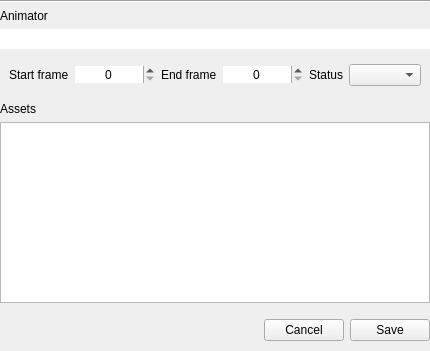
<?xml version="1.0" encoding="UTF-8"?>
<ui version="4.0">
 <class>main_container</class>
 <widget class="QWidget" name="main_container">
  <property name="geometry">
   <rect>
    <x>0</x>
    <y>0</y>
    <width>412</width>
    <height>351</height>
   </rect>
  </property>
  <property name="windowTitle">
   <string>MBLab Manager</string>
  </property>
  <layout class="QVBoxLayout" name="main_container_layout">
   <property name="spacing">
    <number>0</number>
   </property>
   <property name="leftMargin">
    <number>0</number>
   </property>
   <property name="topMargin">
    <number>0</number>
   </property>
   <property name="rightMargin">
    <number>0</number>
   </property>
   <property name="bottomMargin">
    <number>0</number>
   </property>
   <item>
    <widget class="QWidget" name="form_info" native="true">
     <layout class="QVBoxLayout" name="form_save_layout">
      <property name="leftMargin">
       <number>0</number>
      </property>
      <property name="topMargin">
       <number>0</number>
      </property>
      <property name="rightMargin">
       <number>0</number>
      </property>
      <property name="bottomMargin">
       <number>10</number>
      </property>
      <item>
       <widget class="Line" name="line_up">
        <property name="orientation">
         <enum>Qt::Horizontal</enum>
        </property>
       </widget>
      </item>
      <item>
       <widget class="QLabel" name="label">
        <property name="sizePolicy">
         <sizepolicy hsizetype="Preferred" vsizetype="Fixed">
          <horstretch>0</horstretch>
          <verstretch>0</verstretch>
         </sizepolicy>
        </property>
        <property name="text">
         <string>Animator</string>
        </property>
       </widget>
      </item>
      <item>
       <widget class="QLineEdit" name="animator">
        <property name="enabled">
         <bool>true</bool>
        </property>
        <property name="frame">
         <bool>false</bool>
        </property>
       </widget>
      </item>
      <item>
       <widget class="QWidget" name="horizontalWidget" native="true">
        <property name="sizePolicy">
         <sizepolicy hsizetype="Preferred" vsizetype="Fixed">
          <horstretch>0</horstretch>
          <verstretch>0</verstretch>
         </sizepolicy>
        </property>
        <layout class="QHBoxLayout" name="horizontalLayout_2">
         <property name="bottomMargin">
          <number>10</number>
         </property>
         <item>
          <widget class="QLabel" name="label_3">
           <property name="sizePolicy">
            <sizepolicy hsizetype="Fixed" vsizetype="Preferred">
             <horstretch>0</horstretch>
             <verstretch>0</verstretch>
            </sizepolicy>
           </property>
           <property name="text">
            <string>Start frame</string>
           </property>
          </widget>
         </item>
         <item>
          <widget class="QSpinBox" name="frame_start">
           <property name="enabled">
            <bool>true</bool>
           </property>
           <property name="sizePolicy">
            <sizepolicy hsizetype="Preferred" vsizetype="Fixed">
             <horstretch>0</horstretch>
             <verstretch>0</verstretch>
            </sizepolicy>
           </property>
           <property name="minimumSize">
            <size>
             <width>80</width>
             <height>0</height>
            </size>
           </property>
           <property name="frame">
            <bool>false</bool>
           </property>
           <property name="alignment">
            <set>Qt::AlignCenter</set>
           </property>
           <property name="maximum">
            <number>99999</number>
           </property>
          </widget>
         </item>
         <item>
          <widget class="QLabel" name="label_2">
           <property name="sizePolicy">
            <sizepolicy hsizetype="Fixed" vsizetype="Fixed">
             <horstretch>0</horstretch>
             <verstretch>0</verstretch>
            </sizepolicy>
           </property>
           <property name="text">
            <string>End frame</string>
           </property>
          </widget>
         </item>
         <item>
          <widget class="QSpinBox" name="frame_end">
           <property name="enabled">
            <bool>true</bool>
           </property>
           <property name="sizePolicy">
            <sizepolicy hsizetype="Preferred" vsizetype="Fixed">
             <horstretch>0</horstretch>
             <verstretch>0</verstretch>
            </sizepolicy>
           </property>
           <property name="minimumSize">
            <size>
             <width>80</width>
             <height>0</height>
            </size>
           </property>
           <property name="frame">
            <bool>false</bool>
           </property>
           <property name="alignment">
            <set>Qt::AlignCenter</set>
           </property>
           <property name="maximum">
            <number>9999</number>
           </property>
          </widget>
         </item>
         <item>
          <widget class="QLabel" name="label_4">
           <property name="sizePolicy">
            <sizepolicy hsizetype="Fixed" vsizetype="Preferred">
             <horstretch>0</horstretch>
             <verstretch>0</verstretch>
            </sizepolicy>
           </property>
           <property name="text">
            <string>Status</string>
           </property>
          </widget>
         </item>
         <item>
          <widget class="QComboBox" name="status"/>
         </item>
        </layout>
       </widget>
      </item>
      <item>
       <widget class="QLabel" name="label_7">
        <property name="text">
         <string>Assets</string>
        </property>
       </widget>
      </item>
      <item>
       <widget class="QTreeWidget" name="assets">
        <property name="alternatingRowColors">
         <bool>true</bool>
        </property>
        <property name="iconSize">
         <size>
          <width>25</width>
          <height>25</height>
         </size>
        </property>
        <property name="indentation">
         <number>0</number>
        </property>
        <attribute name="headerVisible">
         <bool>false</bool>
        </attribute>
        <column>
         <property name="text">
          <string notr="true">1</string>
         </property>
        </column>
       </widget>
      </item>
      <item>
       <widget class="QWidget" name="footer_widget" native="true">
        <property name="sizePolicy">
         <sizepolicy hsizetype="Preferred" vsizetype="Fixed">
          <horstretch>0</horstretch>
          <verstretch>0</verstretch>
         </sizepolicy>
        </property>
        <layout class="QHBoxLayout" name="footer_layout">
         <property name="leftMargin">
          <number>0</number>
         </property>
         <property name="topMargin">
          <number>10</number>
         </property>
         <property name="rightMargin">
          <number>0</number>
         </property>
         <property name="bottomMargin">
          <number>0</number>
         </property>
         <item>
          <spacer name="horizontalSpacer">
           <property name="orientation">
            <enum>Qt::Horizontal</enum>
           </property>
           <property name="sizeHint" stdset="0">
            <size>
             <width>40</width>
             <height>20</height>
            </size>
           </property>
          </spacer>
         </item>
         <item>
          <widget class="QPushButton" name="button_cancel">
           <property name="cursor">
            <cursorShape>PointingHandCursor</cursorShape>
           </property>
           <property name="text">
            <string>Cancel</string>
           </property>
          </widget>
         </item>
         <item>
          <widget class="QPushButton" name="button_save">
           <property name="cursor">
            <cursorShape>PointingHandCursor</cursorShape>
           </property>
           <property name="text">
            <string>Save</string>
           </property>
          </widget>
         </item>
        </layout>
       </widget>
      </item>
     </layout>
    </widget>
   </item>
  </layout>
 </widget>
 <resources>
  <include location="../resources/resources.qrc"/>
 </resources>
 <connections/>
</ui>
